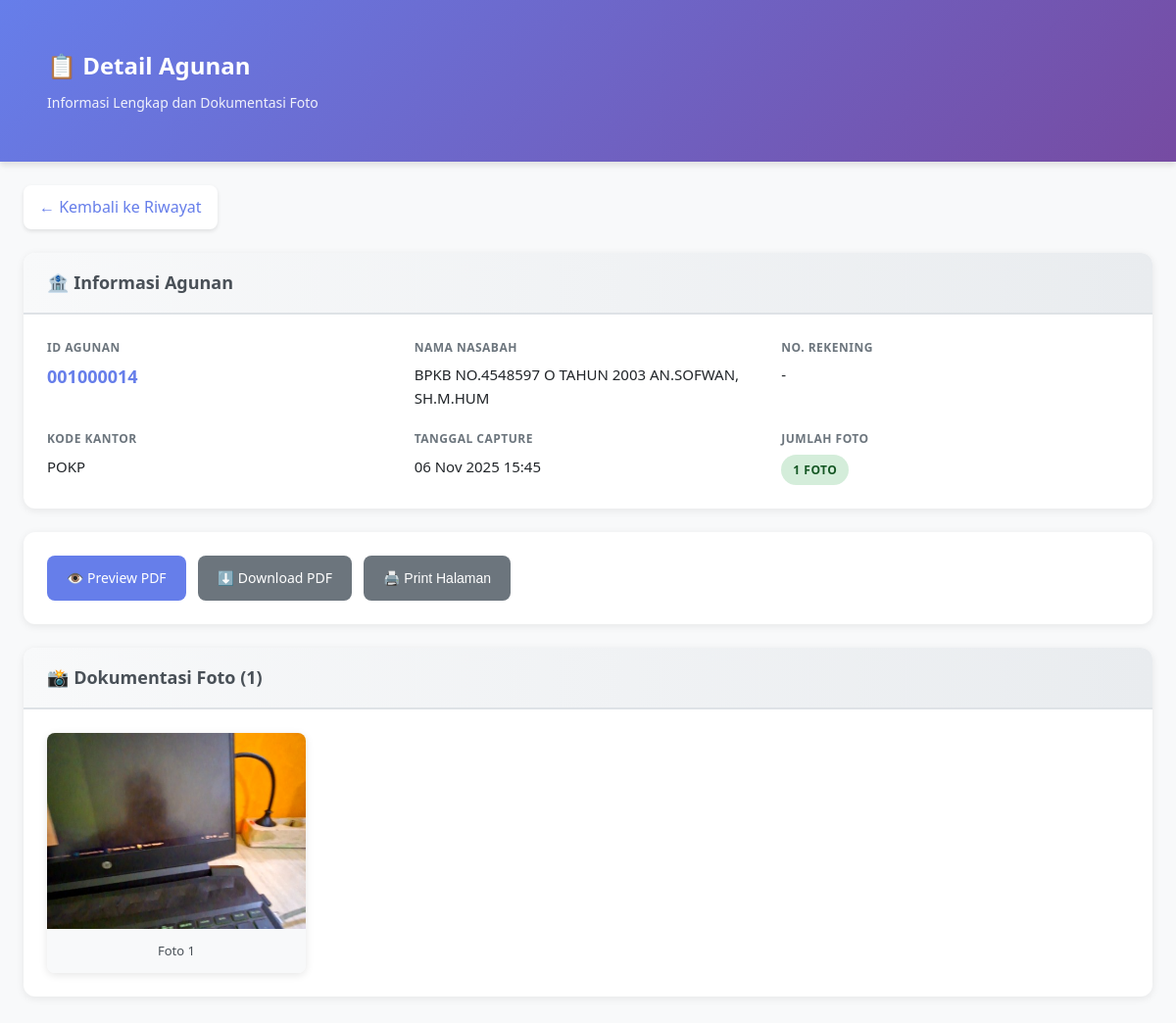
/ui/agunan_detail.php?id=17 (signed in), run on the app's committed database.
### tables this page shows
CREATE TABLE `agunan_data`  (
  `id` int(11) NOT NULL AUTO_INCREMENT,
  `id_agunan` varchar(50) NOT NULL,
  `agunan_id_ibs` varchar(20) NULL DEFAULT NULL COMMENT 'ID Agunan dari Core Banking IBS',
  `kode_jenis_agunan` char(3) NULL DEFAULT NULL COMMENT 'Kode jenis agunan dari IBS (5=SHM, 6=SHGB, dll)',
  `cif` varchar(20) NULL DEFAULT NULL COMMENT 'CIF Nasabah dari IBS',
  `nama_nasabah_ibs` varchar(200) NULL DEFAULT NULL COMMENT 'Nama Nasabah dari tabel nasabah IBS',
  `alamat_nasabah_ibs` text NULL COMMENT 'Alamat Nasabah dari IBS',
  `deskripsi_ringkas` varchar(254) NULL DEFAULT NULL COMMENT 'Deskripsi agunan dari IBS',
  `tanah_no_shm` varchar(100) NULL DEFAULT NULL COMMENT 'Nomor Sertifikat Hak Milik',
  `tanah_no_shgb` varchar(100) NULL DEFAULT NULL COMMENT 'Nomor Sertifikat Hak Guna Bangunan',
  `tanah_tgl_sertifikat` date NULL DEFAULT NULL COMMENT 'Tanggal Sertifikat',
  `tanah_luas` decimal(18, 2) NULL DEFAULT NULL COMMENT 'Luas Tanah (m2)',
  `tanah_nama_pemilik` varchar(200) NULL DEFAULT NULL COMMENT 'Nama Pemilik Tanah',
  `tanah_lokasi` text NULL COMMENT 'Lokasi: Desa, Kecamatan, Kabupaten',
  `kend_jenis` varchar(80) NULL DEFAULT NULL COMMENT 'Jenis Kendaraan',
  `kend_merk` varchar(80) NULL DEFAULT NULL COMMENT 'Merk Kendaraan',
  `kend_tahun` char(4) NULL DEFAULT NULL COMMENT 'Tahun Pembuatan',
  `kend_no_polisi` varchar(100) NULL DEFAULT NULL COMMENT 'Nomor Polisi Kendaraan',
  `verified_from_ibs` tinyint(1) NULL DEFAULT 0 COMMENT '0=manual, 1=verified dari IBS',
  `verified_at` datetime NULL DEFAULT NULL COMMENT 'Waktu verifikasi ke IBS',
  `verified_by` varchar(50) NULL DEFAULT NULL COMMENT 'Username yang melakukan verifikasi',
  `photo_taken_by` varchar(50) NULL DEFAULT NULL COMMENT 'Username fotografer',
  `photo_taken_at` datetime NULL DEFAULT NULL COMMENT 'Waktu mulai foto',
  `photo_device` varchar(200) NULL DEFAULT NULL COMMENT 'Device info (user agent)',
  `nama_nasabah` varchar(100) NOT NULL,
  `no_rek` varchar(50) NOT NULL,
  `user_id` int(11) NOT NULL,
  `created_by` varchar(50) NOT NULL,
  `nama_kc` varchar(100) NOT NULL,
  `kode_kantor` varchar(20) NOT NULL DEFAULT 'POKP',
  `pdf_filename` varchar(255) NOT NULL,
  `pdf_path` varchar(500) NOT NULL,
  `total_foto` int(11) NULL DEFAULT 0,
  `created_at` timestamp NULL DEFAULT CURRENT_TIMESTAMP,
  `updated_at` timestamp NULL DEFAULT CURRENT_TIMESTAMP ON UPDATE CURRENT_TIMESTAMP,
  PRIMARY KEY (`id`) USING BTREE,
  INDEX `user_id`(`user_id`) USING BTREE,
  INDEX `idx_id_agunan`(`id_agunan`) USING BTREE,
  INDEX `idx_nama_nasabah`(`nama_nasabah`) USING BTREE,
  INDEX `idx_no_rek`(`no_rek`) USING BTREE,
  INDEX `idx_created_at`(`created_at`) USING BTREE,
  INDEX `idx_agunan_id_ibs`(`agunan_id_ibs`) USING BTREE,
  INDEX `idx_verified`(`verified_from_ibs`) USING BTREE,
  INDEX `idx_photo_taken_by`(`photo_taken_by`) USING BTREE,
  INDEX `idx_cif`(`cif`) USING BTREE
);

CREATE TABLE `agunan_foto`  (
  `id` int(11) NOT NULL AUTO_INCREMENT,
  `agunan_data_id` int(11) NOT NULL,
  `foto_filename` varchar(255) NOT NULL,
  `foto_path` varchar(500) NOT NULL,
  `keterangan` text NOT NULL,
  `file_size` int(11) NULL DEFAULT 0,
  `foto_order` int(11) NULL DEFAULT 1,
  `uploaded_by` varchar(50) NULL DEFAULT NULL COMMENT 'Username yang upload foto',
  `uploaded_at` datetime NULL DEFAULT CURRENT_TIMESTAMP COMMENT 'Waktu upload foto',
  `created_at` timestamp NULL DEFAULT CURRENT_TIMESTAMP,
  PRIMARY KEY (`id`) USING BTREE,
  INDEX `idx_agunan_data_id`(`agunan_data_id`) USING BTREE,
  INDEX `idx_foto_order`(`foto_order`) USING BTREE,
  INDEX `idx_uploaded_by`(`uploaded_by`) USING BTREE
);

### ui/agunan_detail.php (the view, shortened to what this page needs)
<?php
require_once __DIR__ . '/../config.php';
$id = isset($_GET['id']) ? (int)$_GET['id'] : 0;
$kode_kantor = $_SESSION['kode_kantor'] ?? '000';
if ($kode_kantor === '000') {
    $sql = "SELECT * FROM agunan_data WHERE id = ?";
    $stmt = $conn->prepare($sql);
    $stmt->bind_param('i', $id);
} else {
    $sql = "SELECT * FROM agunan_data WHERE id = ? AND kode_kantor = ?";
    $stmt = $conn->prepare($sql);
    $stmt->bind_param('is', $id, $kode_kantor);
}
$stmt->execute();
$result = $stmt->get_result();
$data = $result->fetch_assoc();
$stmt = $conn->prepare('SELECT * FROM agunan_foto WHERE agunan_data_id = ? ORDER BY foto_order ASC, id ASC');
$stmt->bind_param('i', $id);
$stmt->execute();
$photos = $stmt->get_result()->fetch_all(MYSQLI_ASSOC);
?>
<!DOCTYPE html>
<html lang="id">
<head>
</head>
<body>
    <div class="header">
        <div class="container">
            <h1>📋 Detail Agunan</h1>
            <div class="subtitle">Informasi Lengkap dan Dokumentasi Foto</div>
        </div>
    </div>
    <div class="container">
        <a href="history.php" class="back-btn">
            ← Kembali ke Riwayat
        </a>
        <div class="card">
            <div class="card-header">
                <h2>🏦 Informasi Agunan</h2>
            </div>
            <div class="card-body">
                <div class="info-grid">
                    <div class="info-item">
                        <div class="info-label">ID Agunan</div>
                        <div class="info-value highlight"><?= htmlspecialchars($data['id_agunan']) ?></div>
                    </div>
                    <div class="info-item">
                        <div class="info-label">Nama Nasabah</div>
                        <div class="info-value"><?= htmlspecialchars($data['nama_nasabah']) ?></div>
                    </div>
                    <div class="info-item">
                        <div class="info-label">No. Rekening</div>
                        <div class="info-value"><?= htmlspecialchars($data['no_rek']) ?></div>
                    </div>
                    <div class="info-item">
                        <div class="info-label">Kode Kantor</div>
                        <div class="info-value"><?= htmlspecialchars($data['kode_kantor']) ?></div>
                    </div>
                    <div class="info-item">
                        <div class="info-label">Tanggal Capture</div>
                        <div class="info-value"><?= date('d M Y H:i', strtotime($data['created_at'])) ?></div>
                    </div>
                    <div class="info-item">
                        <div class="info-label">Jumlah Foto</div>
                        <div class="info-value">
                            <span class="badge badge-success"><?= count($photos) ?> Foto</span>
                        </div>
                    </div>
                </div>
            </div>
        </div>
        <div class="card">
            <div class="card-body">
                <div class="actions">
                    <?php if (!empty($data['pdf_path'])): ?>
                    <a href="../<?= htmlspecialchars($data['pdf_path']) ?>" target="_blank" class="btn btn-primary">
                        👁️ Preview PDF
                    </a>
                    <a href="../<?= htmlspecialchars($data['pdf_path']) ?>" download class="btn btn-secondary">
                        ⬇️ Download PDF
                    </a>
                    <?php endif; ?>
                    <button onclick="window.print()" class="btn btn-secondary">
                        🖨️ Print Halaman
                    </button>
                </div>
            </div>
        </div>
        <div class="card">
            <div class="card-header">
                <h2>📸 Dokumentasi Foto (<?= count($photos) ?>)</h2>
            </div>
            <div class="card-body">
                <?php if (empty($photos)): ?>
                    <div class="empty">
                        <p>Tidak ada foto</p>
                    </div>
                <?php else: ?>
                    <div class="photo-grid">
                        <?php foreach ($photos as $idx => $photo): ?>
                            <div class="photo-item">
                                <img src="../<?= htmlspecialchars($photo['foto_path']) ?>"
                                     alt="Foto <?= $idx + 1 ?>"
                                     loading="lazy">
                                <div class="photo-caption">
                                    Foto <?= $idx + 1 ?>
                                </div>
                            </div>
                        <?php endforeach; ?>
                    </div>
                <?php endif; ?>
            </div>
        </div>
    </div>
</body>
</html>

### ui/agunan_detail.php (style rules this page uses)
* { box-sizing: border-box; margin: 0; padding: 0; }
body { font-family: 'Segoe UI', Tahoma, Geneva, Verdana, sans-serif; background: #f8f9fa; color: #212529; line-height: 1.6; }
.header { background: linear-gradient(135deg, #667eea 0%, #764ba2 100%); color: white; padding: 24px; box-shadow: 0 4px 6px rgba(0,0,0,0.1); }
.header h1 { font-size: 24px; font-weight: 600; margin-bottom: 8px; }
.header .subtitle { opacity: 0.9; font-size: 14px; }
.container { max-width: 1200px; margin: 0 auto; padding: 24px; }
.back-btn { display: inline-flex; align-items: center; gap: 8px; padding: 10px 16px; background: white; color: #667eea; text-decoration: none; border-radius: 8px; font-weight: 500; margin-bottom: 24px; box-shadow: 0 2px 4px rgba(0,0,0,0.1); transition: all 0.2s; }
.card { background: white; border-radius: 12px; box-shadow: 0 2px 8px rgba(0,0,0,0.08); margin-bottom: 24px; overflow: hidden; }
.card-header { background: linear-gradient(to right, #f8f9fa, #e9ecef); padding: 16px 24px; border-bottom: 2px solid #dee2e6; }
.card-header h2 { font-size: 18px; font-weight: 600; color: #495057; display: flex; align-items: center; gap: 8px; }
.card-body { padding: 24px; }
.info-grid { display: grid; grid-template-columns: repeat(auto-fit, minmax(280px, 1fr)); gap: 20px; }
.info-item { display: flex; flex-direction: column; }
.info-label { font-size: 12px; font-weight: 600; color: #6c757d; text-transform: uppercase; letter-spacing: 0.5px; margin-bottom: 6px; }
.info-value { font-size: 15px; color: #212529; font-weight: 500; }
.info-value.highlight { color: #667eea; font-size: 18px; font-weight: 600; }
.photo-grid { display: grid; grid-template-columns: repeat(auto-fill, minmax(250px, 1fr)); gap: 16px; }
.photo-item { border-radius: 8px; overflow: hidden; box-shadow: 0 2px 8px rgba(0,0,0,0.1); transition: transform 0.2s, box-shadow 0.2s; }
.photo-item img { width: 100%; height: 200px; object-fit: cover; display: block; }
.photo-caption { padding: 12px; background: #f8f9fa; font-size: 13px; color: #495057; text-align: center; font-weight: 500; }
.badge { display: inline-block; padding: 6px 12px; border-radius: 20px; font-size: 12px; font-weight: 600; text-transform: uppercase; letter-spacing: 0.5px; }
.badge-success { background: #d4edda; color: #155724; }
.actions { display: flex; gap: 12px; flex-wrap: wrap; }
.btn { display: inline-flex; align-items: center; gap: 8px; padding: 12px 20px; border-radius: 8px; text-decoration: none; font-weight: 500; transition: all 0.2s; border: none; cursor: pointer; font-size: 14px; }
.btn-primary { background: #667eea; color: white; }
.btn-secondary { background: #6c757d; color: white; }

### data on the page
agunan_data: id_agunan "001000014", nama_nasabah "BPKB NO.4548597 O TAHUN 2003 AN.SOFWAN, SH.M.HUM", no_rek "-", kode_kantor "POKP", created_at "06 Nov 2025 15:45"
agunan_foto: foto_path (picture)

### other printed values
count($photos) "1"
